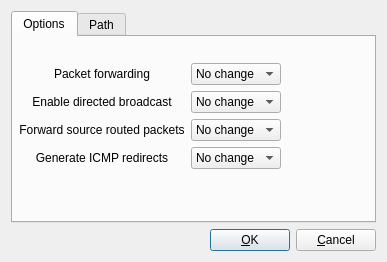
<ui version="4.0" >
 <class>openbsdAdvancedDialog_q</class>
 <widget class="QDialog" name="openbsdAdvancedDialog_q" >
  <property name="geometry" >
   <rect>
    <x>0</x>
    <y>0</y>
    <width>387</width>
    <height>262</height>
   </rect>
  </property>
  <property name="windowTitle" >
   <string>OpenBSD: advanced settings</string>
  </property>
  <layout class="QGridLayout" >
   <property name="margin" >
    <number>11</number>
   </property>
   <property name="spacing" >
    <number>6</number>
   </property>
   <item row="1" column="0" >
    <layout class="QHBoxLayout" >
     <property name="margin" >
      <number>0</number>
     </property>
     <property name="spacing" >
      <number>6</number>
     </property>
     <item>
      <spacer>
       <property name="orientation" >
        <enum>Qt::Horizontal</enum>
       </property>
       <property name="sizeType" >
        <enum>QSizePolicy::Expanding</enum>
       </property>
       <property name="sizeHint" >
        <size>
         <width>20</width>
         <height>20</height>
        </size>
       </property>
      </spacer>
     </item>
     <item>
      <widget class="QPushButton" name="buttonOk" >
       <property name="text" >
        <string>&amp;OK</string>
       </property>
       <property name="shortcut" >
        <string/>
       </property>
       <property name="autoDefault" >
        <bool>true</bool>
       </property>
       <property name="default" >
        <bool>true</bool>
       </property>
      </widget>
     </item>
     <item>
      <widget class="QPushButton" name="buttonCancel" >
       <property name="text" >
        <string>&amp;Cancel</string>
       </property>
       <property name="shortcut" >
        <string/>
       </property>
       <property name="autoDefault" >
        <bool>true</bool>
       </property>
      </widget>
     </item>
    </layout>
   </item>
   <item row="0" column="0" >
    <widget class="QTabWidget" name="tabWidget9" >
     <widget class="QWidget" name="tab0" >
      <attribute name="title" >
       <string>Options</string>
      </attribute>
      <layout class="QGridLayout" >
       <property name="margin" >
        <number>6</number>
       </property>
       <property name="spacing" >
        <number>6</number>
       </property>
       <item row="3" column="0" >
        <widget class="QLabel" name="label538" >
         <property name="text" >
          <string>Forward source routed packets</string>
         </property>
         <property name="alignment" >
          <set>Qt::AlignCenter</set>
         </property>
         <property name="wordWrap" >
          <bool>false</bool>
         </property>
        </widget>
       </item>
       <item row="2" column="0" >
        <widget class="QLabel" name="label536" >
         <property name="text" >
          <string>Enable directed broadcast</string>
         </property>
         <property name="alignment" >
          <set>Qt::AlignCenter</set>
         </property>
         <property name="wordWrap" >
          <bool>false</bool>
         </property>
        </widget>
       </item>
       <item row="3" column="1" >
        <widget class="QComboBox" name="openbsd_ip_sourceroute" >
         <item>
          <property name="text" >
           <string>No change</string>
          </property>
         </item>
         <item>
          <property name="text" >
           <string>On</string>
          </property>
         </item>
         <item>
          <property name="text" >
           <string>Off</string>
          </property>
         </item>
        </widget>
       </item>
       <item row="4" column="1" >
        <widget class="QComboBox" name="openbsd_ip_redirect" >
         <item>
          <property name="text" >
           <string>No change</string>
          </property>
         </item>
         <item>
          <property name="text" >
           <string>On</string>
          </property>
         </item>
         <item>
          <property name="text" >
           <string>Off</string>
          </property>
         </item>
        </widget>
       </item>
       <item row="1" column="0" >
        <widget class="QLabel" name="label534" >
         <property name="text" >
          <string>Packet forwarding</string>
         </property>
         <property name="alignment" >
          <set>Qt::AlignCenter</set>
         </property>
         <property name="wordWrap" >
          <bool>false</bool>
         </property>
        </widget>
       </item>
       <item row="2" column="1" >
        <widget class="QComboBox" name="openbsd_ip_directed_broadcast" >
         <item>
          <property name="text" >
           <string>No change</string>
          </property>
         </item>
         <item>
          <property name="text" >
           <string>On</string>
          </property>
         </item>
         <item>
          <property name="text" >
           <string>Off</string>
          </property>
         </item>
        </widget>
       </item>
       <item row="1" column="1" >
        <widget class="QComboBox" name="openbsd_ip_forward" >
         <property name="currentIndex" >
          <number>0</number>
         </property>
         <item>
          <property name="text" >
           <string>No change</string>
          </property>
         </item>
         <item>
          <property name="text" >
           <string>On</string>
          </property>
         </item>
         <item>
          <property name="text" >
           <string>Off</string>
          </property>
         </item>
        </widget>
       </item>
       <item row="4" column="0" >
        <widget class="QLabel" name="label539" >
         <property name="text" >
          <string>Generate ICMP redirects</string>
         </property>
         <property name="alignment" >
          <set>Qt::AlignCenter</set>
         </property>
         <property name="wordWrap" >
          <bool>false</bool>
         </property>
        </widget>
       </item>
       <item row="5" column="0" >
        <spacer>
         <property name="orientation" >
          <enum>Qt::Horizontal</enum>
         </property>
         <property name="sizeType" >
          <enum>QSizePolicy::Fixed</enum>
         </property>
         <property name="sizeHint" >
          <size>
           <width>151</width>
           <height>20</height>
          </size>
         </property>
        </spacer>
       </item>
       <item row="0" column="0" >
        <spacer>
         <property name="orientation" >
          <enum>Qt::Vertical</enum>
         </property>
         <property name="sizeType" >
          <enum>QSizePolicy::Fixed</enum>
         </property>
         <property name="sizeHint" >
          <size>
           <width>20</width>
           <height>20</height>
          </size>
         </property>
        </spacer>
       </item>
       <item row="1" column="2" >
        <spacer>
         <property name="orientation" >
          <enum>Qt::Horizontal</enum>
         </property>
         <property name="sizeType" >
          <enum>QSizePolicy::Expanding</enum>
         </property>
         <property name="sizeHint" >
          <size>
           <width>40</width>
           <height>20</height>
          </size>
         </property>
        </spacer>
       </item>
       <item row="5" column="1" >
        <spacer>
         <property name="orientation" >
          <enum>Qt::Vertical</enum>
         </property>
         <property name="sizeType" >
          <enum>QSizePolicy::Expanding</enum>
         </property>
         <property name="sizeHint" >
          <size>
           <width>20</width>
           <height>40</height>
          </size>
         </property>
        </spacer>
       </item>
      </layout>
     </widget>
     <widget class="QWidget" name="tab1" >
      <attribute name="title" >
       <string>Path</string>
      </attribute>
      <layout class="QGridLayout" >
       <property name="margin" >
        <number>6</number>
       </property>
       <property name="spacing" >
        <number>6</number>
       </property>
       <item row="1" column="1" >
        <widget class="QLabel" name="label575" >
         <property name="text" >
          <string>pfctl:</string>
         </property>
         <property name="alignment" >
          <set>Qt::AlignCenter</set>
         </property>
         <property name="wordWrap" >
          <bool>false</bool>
         </property>
        </widget>
       </item>
       <item row="1" column="2" >
        <widget class="QLineEdit" name="openbsd_path_pfctl" >
         <property name="minimumSize" >
          <size>
           <width>200</width>
           <height>0</height>
          </size>
         </property>
        </widget>
       </item>
       <item row="2" column="2" >
        <widget class="QLineEdit" name="openbsd_path_sysctl" >
         <property name="minimumSize" >
          <size>
           <width>200</width>
           <height>0</height>
          </size>
         </property>
        </widget>
       </item>
       <item row="2" column="1" >
        <widget class="QLabel" name="label582" >
         <property name="text" >
          <string>sysctl:</string>
         </property>
         <property name="alignment" >
          <set>Qt::AlignCenter</set>
         </property>
         <property name="wordWrap" >
          <bool>false</bool>
         </property>
        </widget>
       </item>
       <item row="0" column="0" colspan="4" >
        <widget class="QLabel" name="label574" >
         <property name="text" >
          <string>Specify directory path and a file name for the following utilities on the OS your firewall machine is running. Leave these empty if you want to use default values.</string>
         </property>
         <property name="alignment" >
          <set>Qt::AlignCenter</set>
         </property>
         <property name="wordWrap" >
          <bool>true</bool>
         </property>
        </widget>
       </item>
       <item row="3" column="2" >
        <spacer>
         <property name="orientation" >
          <enum>Qt::Vertical</enum>
         </property>
         <property name="sizeType" >
          <enum>QSizePolicy::Expanding</enum>
         </property>
         <property name="sizeHint" >
          <size>
           <width>20</width>
           <height>40</height>
          </size>
         </property>
        </spacer>
       </item>
       <item row="1" column="3" >
        <spacer>
         <property name="orientation" >
          <enum>Qt::Horizontal</enum>
         </property>
         <property name="sizeType" >
          <enum>QSizePolicy::Expanding</enum>
         </property>
         <property name="sizeHint" >
          <size>
           <width>40</width>
           <height>20</height>
          </size>
         </property>
        </spacer>
       </item>
       <item row="1" column="0" >
        <spacer>
         <property name="orientation" >
          <enum>Qt::Horizontal</enum>
         </property>
         <property name="sizeType" >
          <enum>QSizePolicy::Expanding</enum>
         </property>
         <property name="sizeHint" >
          <size>
           <width>40</width>
           <height>20</height>
          </size>
         </property>
        </spacer>
       </item>
      </layout>
     </widget>
    </widget>
   </item>
  </layout>
 </widget>
 <layoutdefault spacing="6" margin="11" />
 <tabstops>
  <tabstop>openbsd_ip_forward</tabstop>
  <tabstop>openbsd_ip_directed_broadcast</tabstop>
  <tabstop>openbsd_ip_sourceroute</tabstop>
  <tabstop>openbsd_ip_redirect</tabstop>
  <tabstop>buttonOk</tabstop>
  <tabstop>buttonCancel</tabstop>
  <tabstop>openbsd_path_pfctl</tabstop>
  <tabstop>openbsd_path_sysctl</tabstop>
  <tabstop>tabWidget9</tabstop>
 </tabstops>
 <resources/>
 <connections>
  <connection>
   <sender>buttonOk</sender>
   <signal>clicked()</signal>
   <receiver>openbsdAdvancedDialog_q</receiver>
   <slot>accept()</slot>
   <hints>
    <hint type="sourcelabel" >
     <x>20</x>
     <y>20</y>
    </hint>
    <hint type="destinationlabel" >
     <x>20</x>
     <y>20</y>
    </hint>
   </hints>
  </connection>
  <connection>
   <sender>buttonCancel</sender>
   <signal>clicked()</signal>
   <receiver>openbsdAdvancedDialog_q</receiver>
   <slot>reject()</slot>
   <hints>
    <hint type="sourcelabel" >
     <x>20</x>
     <y>20</y>
    </hint>
    <hint type="destinationlabel" >
     <x>20</x>
     <y>20</y>
    </hint>
   </hints>
  </connection>
 </connections>
</ui>
